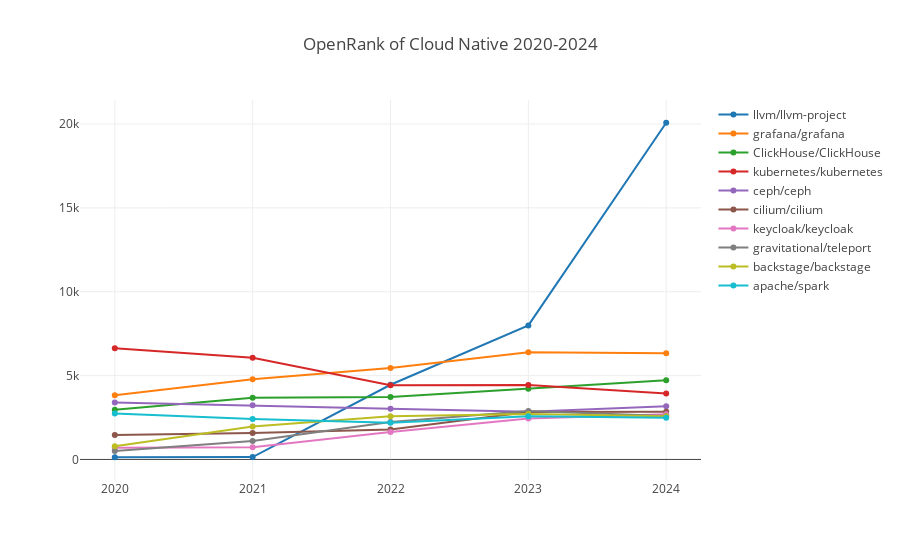

The code cell stored with this chart in its notebook:
### Markdown cell above
### 云原生

### Code cell
processTechFieldData(':technology/cloud_native', 'Cloud Native');

### Figure 1 — Plotly figure (JSON) as saved in the notebook; plotly's stock layout.template omitted (floating-point values rounded to 4 significant figures)
{"data": [{"name": "llvm/llvm-project", "x": [2020, 2021, 2022, 2023, 2024], "y": [130.3, 142.7, 4453.0, 7991.0, 20070.0]}, {"name": "grafana/grafana", "x": [2020, 2021, 2022, 2023, 2024], "y": [3828.0, 4784.0, 5457.0, 6396.0, 6336.0]}, {"name": "ClickHouse/ClickHouse", "x": [2020, 2021, 2022, 2023, 2024], "y": [2966.0, 3680.0, 3725.0, 4220.0, 4726.0]}, {"name": "kubernetes/kubernetes", "x": [2020, 2021, 2022, 2023, 2024], "y": [6635.0, 6063.0, 4422.0, 4442.0, 3925.0]}, {"name": "ceph/ceph", "x": [2020, 2021, 2022, 2023, 2024], "y": [3399, 3230.0, 3018.0, 2846.0, 3174.0]}, {"name": "cilium/cilium", "x": [2020, 2021, 2022, 2023, 2024], "y": [1455.0, 1576.0, 1789.0, 2825.0, 2843.0]}, {"name": "keycloak/keycloak", "x": [2020, 2021, 2022, 2023, 2024], "y": [697.7, 726.8, 1633.0, 2441.0, 2688.0]}, {"name": "gravitational/teleport", "x": [2020, 2021, 2022, 2023, 2024], "y": [501.3, 1095.0, 2227.0, 2886.0, 2584.0]}, {"name": "backstage/backstage", "x": [2020, 2021, 2022, 2023, 2024], "y": [787.3, 1961.0, 2571.0, 2706.0, 2574.0]}, {"name": "apache/spark", "x": [2020, 2021, 2022, 2023, 2024], "y": [2735.0, 2413.0, 2188.0, 2571.0, 2485.0]}], "layout": {"autosize": true, "title": {"text": "OpenRank of Cloud Native 2020-2024"}, "xaxis": {"autorange": true, "range": [2020.0, 2024.0], "type": "linear"}, "yaxis": {"autorange": true, "range": [-1516.0, 21720.0], "type": "linear"}}}
